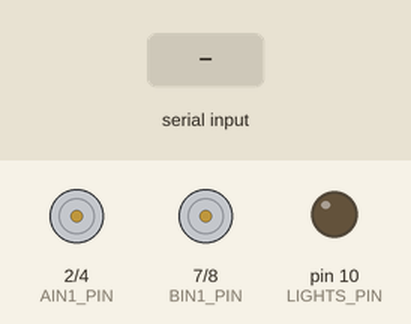
Simulated run of this sketch. Board: Arduino Uno, built with avr-gcc and run on an emulated ATmega328P. On the bench: motor-driver pin pairs drawn as motors (green arrow = first pin HIGH = forward, orange = second pin HIGH = backward, longer = more drive, scaled by the enable pin), output pins drawn as LEDs (lit = HIGH). The inputs (shaded band) are chosen by the test bench.

Above: at 1.2 s.
1.3 s: "L\n" received over Serial
At 2.5 s:
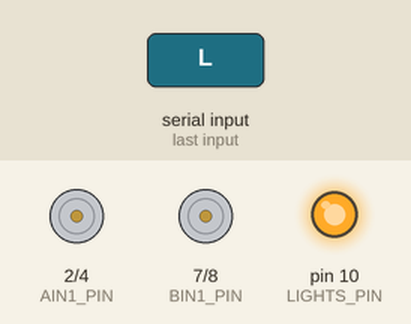
2.8 s: byte 87 ('W') received over Serial
At 3.8 s:
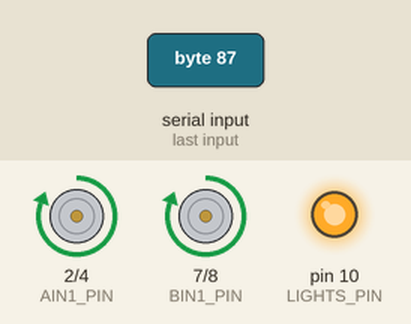
4.3 s: byte 65 ('A') received over Serial
At 4.9 s:
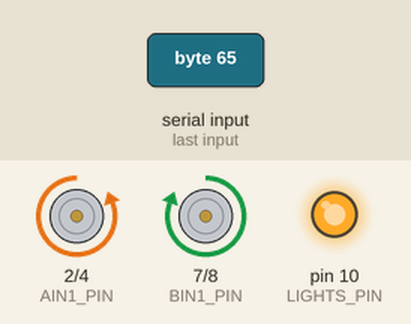
5.8 s: byte 83 ('S') received over Serial
At 7.0 s:
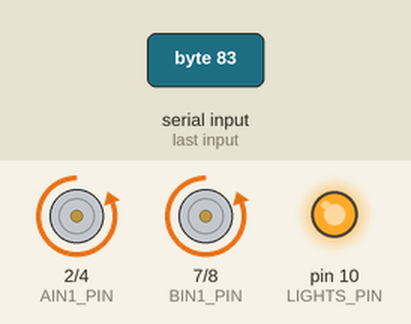
7.3 s: byte 68 ('D') received over Serial
At 8.4 s:
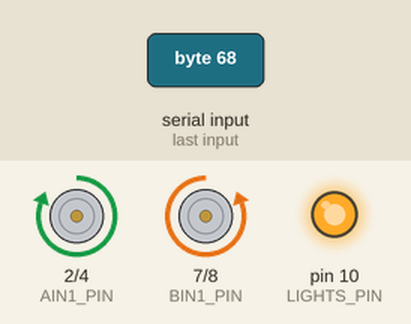
8.8 s: byte 76 ('L') received over Serial
At 9.5 s:
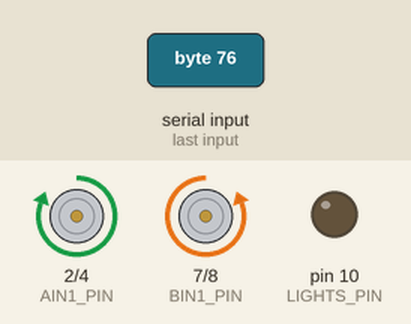
Timing chart, 0 to 11.3 s (numbered marks = the images above; inputs shaded):
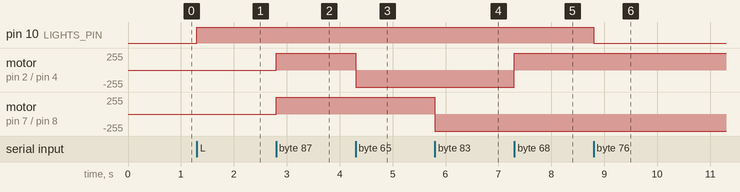

Measured:
- after the input at 1.3 s, pin 10 (LIGHTS_PIN): LOW → HIGH at once
- after the input at 2.8 s, motor on pin 2 (AIN1_PIN) / pin 4 (AIN2_PIN), motor on pin 7 (BIN1_PIN) / pin 8 (BIN2_PIN): stopped → forward 255/255 at once
- after the input at 4.3 s, motor on pin 2 (AIN1_PIN) / pin 4 (AIN2_PIN): forward 255/255 → backward 255/255 at once
- after the input at 5.8 s, motor on pin 7 (BIN1_PIN) / pin 8 (BIN2_PIN): forward 255/255 → backward 255/255 at once
- after the input at 7.3 s, motor on pin 2 (AIN1_PIN) / pin 4 (AIN2_PIN): backward 255/255 → forward 255/255 at once
- after the input at 8.8 s, pin 10 (LIGHTS_PIN): HIGH → LOW at once

The sketch:

arduino.ino
```cpp
// Motor driver pins
const int AIN1_PIN = 2;
const int AIN2_PIN = 4;
const int APWM_PIN = 5;
const int BIN1_PIN = 7;
const int BIN2_PIN = 8;
const int BPWM_PIN = 6;

// Lights pin
const int LIGHTS_PIN = 10;

// Parameters
const int deadzone = 50;
int motorSpeed = 255;   // Default full speed, updated by 'V' command
bool lightsOn = false;

void setup() {
  pinMode(AIN1_PIN, OUTPUT);
  pinMode(AIN2_PIN, OUTPUT);
  pinMode(APWM_PIN, OUTPUT);
  pinMode(BIN1_PIN, OUTPUT);
  pinMode(BIN2_PIN, OUTPUT);
  pinMode(BPWM_PIN, OUTPUT);
  pinMode(LIGHTS_PIN, OUTPUT);
  digitalWrite(LIGHTS_PIN, LOW);

  Serial.begin(9600);
}

void loop() {
  if (Serial.available() > 0) {
    char receivedChar = Serial.read();

    if (receivedChar == 'W') {
      drive(motorSpeed, motorSpeed);
    } else if (receivedChar == 'A') {
      drive(-motorSpeed, motorSpeed);
    } else if (receivedChar == 'S') {
      drive(-motorSpeed, -motorSpeed);
    } else if (receivedChar == 'D') {
      drive(motorSpeed, -motorSpeed);
    } else if (receivedChar == 'P') {
      drive(0, 0);
    } else if (receivedChar == 'L') {
      lightsOn = !lightsOn;
      digitalWrite(LIGHTS_PIN, lightsOn ? HIGH : LOW);
    } else if (receivedChar == 'V') {
      // Read the numeric value that follows, e.g. "V180"
      String numStr = Serial.readStringUntil('\n');
      numStr.trim();
      int val = numStr.toInt();
      motorSpeed = constrain(val, 0, 255);
    }
  }
}

// Positive for forward, negative for reverse
void drive(int speed_a, int speed_b) {
  // Limit speed between -255 and 255
  speed_a = constrain(speed_a, -255, 255);
  speed_b = constrain(speed_b, -255, 255);

  // Set direction for motor A
  if (speed_a == 0) {
    digitalWrite(AIN1_PIN, LOW);
    digitalWrite(AIN2_PIN, LOW);
  } else if (speed_a > 0) {
    digitalWrite(AIN1_PIN, HIGH);
    digitalWrite(AIN2_PIN, LOW);
  } else {
    digitalWrite(AIN1_PIN, LOW);
    digitalWrite(AIN2_PIN, HIGH);
  }

  // Set direction for motor B
  if (speed_b == 0) {
    digitalWrite(BIN1_PIN, LOW);
    digitalWrite(BIN2_PIN, LOW);
  } else if (speed_b > 0) {
    digitalWrite(BIN1_PIN, HIGH);
    digitalWrite(BIN2_PIN, LOW);
  } else {
    digitalWrite(BIN1_PIN, LOW);
    digitalWrite(BIN2_PIN, HIGH);
  }

  // Set speed
  analogWrite(APWM_PIN, abs(speed_a));
  analogWrite(BPWM_PIN, abs(speed_b));
}
```
